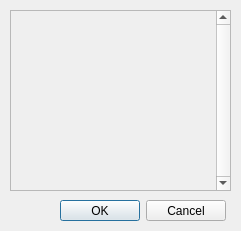
<?xml version="1.0" encoding="UTF-8"?>
<ui version="4.0">
 <class>EditParametersForm</class>
 <widget class="QDialog" name="EditParametersForm">
  <property name="windowModality">
   <enum>Qt::ApplicationModal</enum>
  </property>
  <property name="geometry">
   <rect>
    <x>0</x>
    <y>0</y>
    <width>241</width>
    <height>231</height>
   </rect>
  </property>
  <property name="windowTitle">
   <string>Редактирование параметров...</string>
  </property>
  <widget class="QDialogButtonBox" name="buttonBox">
   <property name="geometry">
    <rect>
     <x>60</x>
     <y>200</y>
     <width>166</width>
     <height>21</height>
    </rect>
   </property>
   <property name="standardButtons">
    <set>QDialogButtonBox::Cancel|QDialogButtonBox::Ok</set>
   </property>
  </widget>
  <widget class="QScrollArea" name="scrollArea">
   <property name="geometry">
    <rect>
     <x>10</x>
     <y>10</y>
     <width>221</width>
     <height>181</height>
    </rect>
   </property>
   <property name="verticalScrollBarPolicy">
    <enum>Qt::ScrollBarAlwaysOn</enum>
   </property>
   <property name="horizontalScrollBarPolicy">
    <enum>Qt::ScrollBarAlwaysOff</enum>
   </property>
   <property name="widgetResizable">
    <bool>true</bool>
   </property>
   <widget class="QWidget" name="scrollAreaWidgetContents">
    <property name="geometry">
     <rect>
      <x>0</x>
      <y>0</y>
      <width>205</width>
      <height>179</height>
     </rect>
    </property>
   </widget>
  </widget>
 </widget>
 <resources/>
 <connections/>
</ui>
